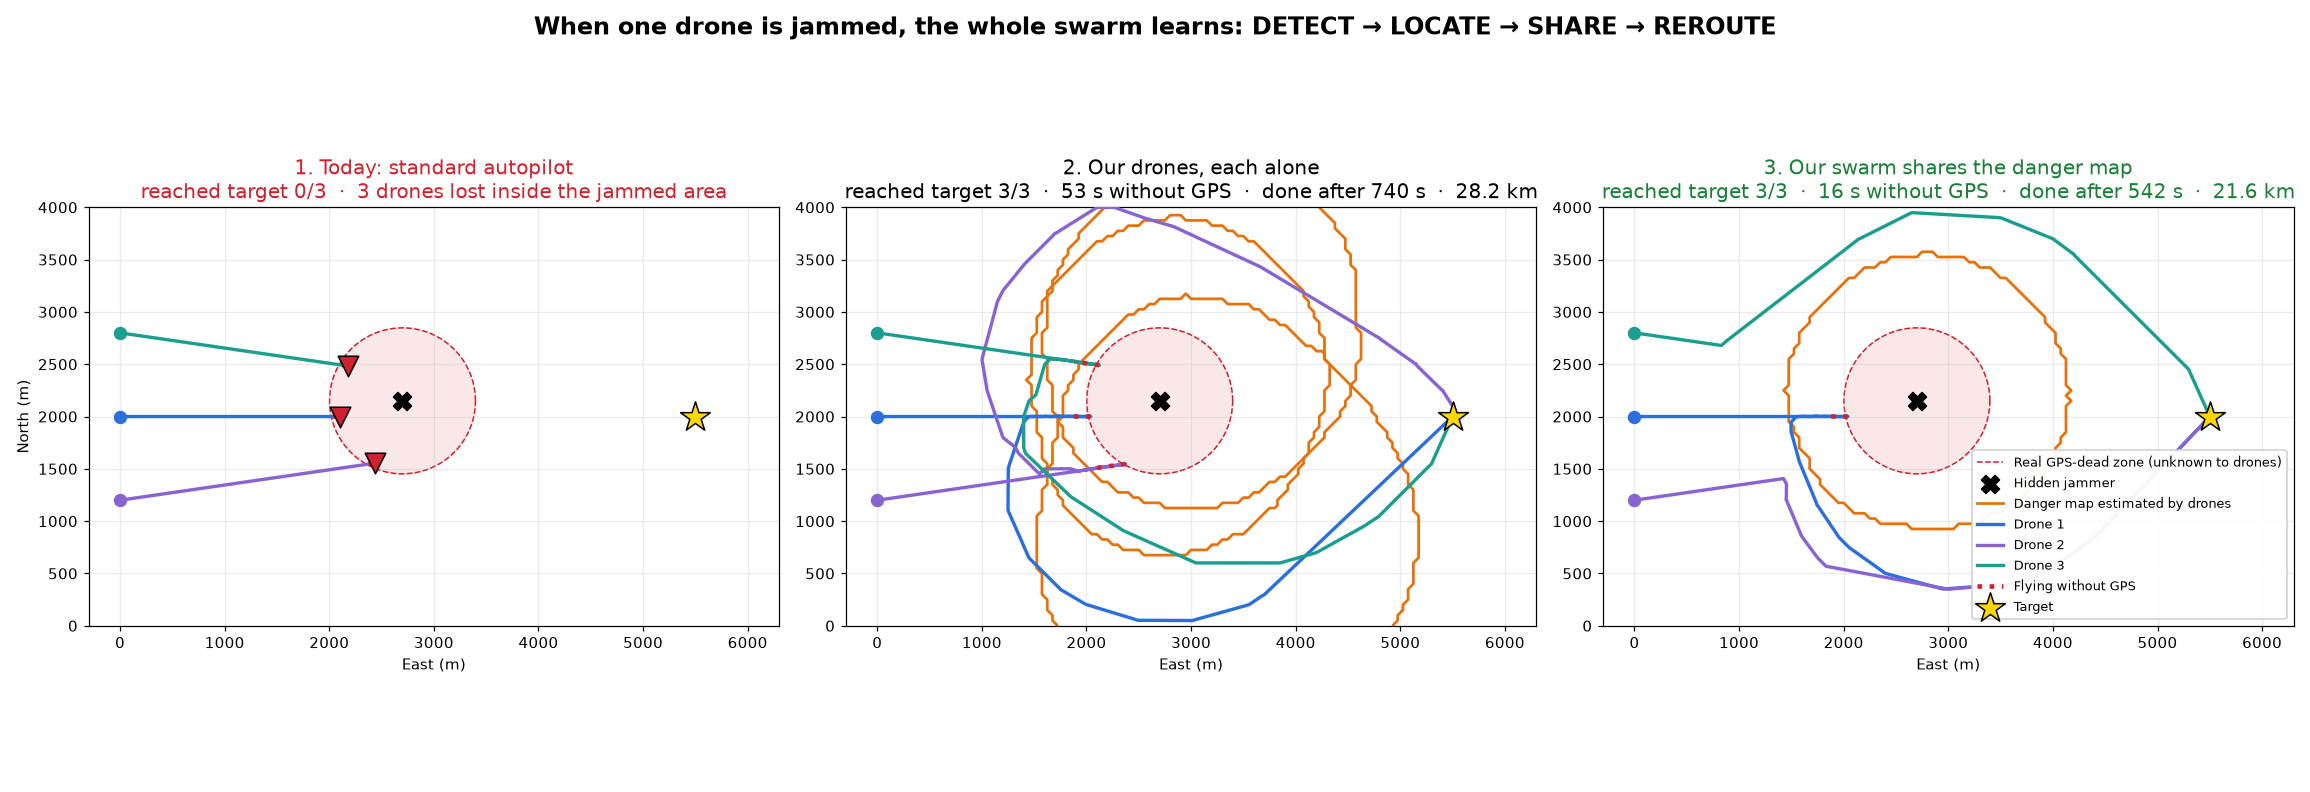

This chart was generated by the following Python code:
"""Swarm reroute: DETECT -> LOCATE -> SHARE -> REROUTE  (EUDIS Hackathon 2026)

What the military asked for: detect + return home already exists. New idea:
when one drone is jammed, it warns the others and the swarm still completes
the mission by planning around the danger zone.

Three drones fly to a target. A hidden jammer sits across their routes.
Three scenarios:
  1. Today        - standard autopilot: GPS lost -> blind descent after ~5 s,
                    the drone comes down inside the jammed (enemy) area.
  2. Each alone   - our detector (~1 s) + retrace own breadcrumbs to get GPS
                    back + reroute. Every drone has to find the zone itself.
  3. Swarm shares - the first jammed drone (scout) broadcasts what it measured.
                    Everyone pools interference readings, estimates where GPS
                    dies, and plans around it before flying in.

Localisation: GPS receivers report interference level (PX4: jamming_indicator,
noise, AGC). Free-space model + 3 dB shadowing, grid search over jammer
position and power (same idea as jammer_hunt.py). The no-go area is every
place where GPS dies with > 15 % probability over the plausible jammers (95 %
region) -> covers both sides when a single straight track can't tell the mirror
spot apart, plus a hard radius around every point where GPS really died.
Planning: A* on a 50 m grid + line-of-sight smoothing. Deterministic and
explainable; the decision log is what an LLM "mission advisor" would phrase
for the operator - the LLM advises, it does not fly.

Run: python swarm_reroute.py          (saves swarm_reroute.png)
     python swarm_reroute.py --gif    (also swarm_reroute.gif, scenario 3 animated)
"""
import heapq
import math
import sys

import matplotlib.pyplot as plt
import numpy as np

# ---------------- SETTINGS (play with these) ----------------
JAMMER = np.array([2700.0, 2150.0])   # m (East, North), hidden from the drones
JAMMER_POWER = 72.0      # dB at 1 m -> GPS dies within ~700 m
SHADOWING = 3.0          # dB random variation (terrain, multipath)
GPS_LOST_DB = 15.0       # interference above this -> GPS lost
GPS_BACK_DB = 13.0       # below this -> GPS back (hysteresis)
HEARD_MIN_DB = 6.0       # readings below this are just noise, not used
FLY_HEIGHT = 120.0       # m
SPEED = 15.0             # m/s
DT = 1.0                 # s
READ_EVERY = 4           # s between interference readings
GPS_NOISE = 1.5          # m
IMU_BIAS = 0.02          # m/s^2 (same order as the teammate's sim)
IMU_NOISE = 0.02         # m/s^2
OUR_ALARM_DELAY = 1.0    # s, our GPS monitor (measured in the live demo)
PX4_FAILSAFE_DELAY = 5.0 # s, PX4 failsafe (measured in 2/2 SITL flights)
UPDATE_EVERY = 20        # s between threat-map updates
NOGO_MARGIN_DB = 3.0     # plan this much "quieter" than GPS_LOST (safety margin)
NOGO_PROB = 0.15         # avoid cells where GPS dies with > 15 % probability
DEAD_RADIUS = 450.0      # m, around every point where a drone actually lost GPS = surely no-go
CLEAR_AFTER_GPS = 12     # s, keep backing out after GPS returns before planning
TARGET = np.array([5500.0, 2000.0])
DRONES = [  # name, start, departure time, colour
    ("Drone 1", (0.0, 2000.0), 0, "#2a6fdb"),
    ("Drone 2", (0.0, 1200.0), 40, "#8a63d2"),
    ("Drone 3", (0.0, 2800.0), 80, "#1a9e8f"),
]
AREA_E, AREA_N = (-300.0, 6300.0), (0.0, 4000.0)
PLAN_CELL = 50.0
LOC_CELL = 100.0
POWERS = np.arange(60.0, 85.01, 1.0)
MAX_READINGS = 160       # keep the pooled data small enough for a laptop
T_MAX = 900
SEED = 4
# --------------------------------------------------------------

rng = np.random.default_rng(SEED)


def jn_db(xy, jammer, power):
    d2 = ((np.asarray(xy) - jammer) ** 2).sum(-1) + FLY_HEIGHT**2
    return power - 10 * np.log10(d2)


def heard(jn):
    return 10 * np.log10(1 + 10 ** (np.asarray(jn) / 10))


TRUE_RADIUS = math.sqrt(10 ** ((JAMMER_POWER - GPS_LOST_DB) / 10) - FLY_HEIGHT**2)

# planning grid
PE = np.arange(AREA_E[0], AREA_E[1] + 1, PLAN_CELL)
PN = np.arange(AREA_N[0], AREA_N[1] + 1, PLAN_CELL)
PGE, PGN = np.meshgrid(PE, PN)                      # shape (nN, nE)
PLAN_PTS = np.stack([PGE.ravel(), PGN.ravel()], 1)
# localisation candidates
LE = np.arange(AREA_E[0], AREA_E[1] + 1, LOC_CELL)
LN = np.arange(AREA_N[0], AREA_N[1] + 1, LOC_CELL)
LGE, LGN = np.meshgrid(LE, LN)
CANDS = np.stack([LGE.ravel(), LGN.ravel()], 1)


class Threat:
    """Pooled interference readings -> plausible jammer positions -> no-go mask."""

    def __init__(self):
        self.pts, self.levels = [], []
        self.mask = np.zeros(PGE.shape, bool)
        self.version = 0
        self.area_km2 = 0.0
        self.best = None
        self._n_used = 0
        self.dead = []          # where drones actually lost GPS (hard evidence)

    def mark_dead(self, pos):
        self.dead.append(pos.copy())
        self._n_used = -1

    def add(self, pos, level):
        self.pts.append(pos.copy())
        self.levels.append(level)
        if len(self.pts) > MAX_READINGS:      # thin out: keep every second reading
            self.pts, self.levels = self.pts[::2], self.levels[::2]
            self._n_used = -1

    def update(self):
        if len(self.pts) < 8 or len(self.pts) == self._n_used:
            return False
        self._n_used = len(self.pts)
        pts, lev = np.array(self.pts), np.array(self.levels)
        fall = -10 * np.log10(((pts[None] - CANDS[:, None]) ** 2).sum(-1) + FLY_HEIGHT**2)
        sse = np.full(len(CANDS), np.inf)
        power = np.zeros(len(CANDS))
        for p in POWERS:
            s = ((lev - heard(p + fall)) ** 2).sum(1)
            better = s < sse
            sse[better], power[better] = s[better], p
        plaus = np.flatnonzero((sse - sse.min()) / SHADOWING**2 < 5.99)   # 95 % region
        self.best = CANDS[sse.argmin()]
        self.area_km2 = len(plaus) * LOC_CELL**2 / 1e6
        # probability that GPS is dead in each cell, averaged over plausible jammers
        weight = np.exp(-(sse[plaus] - sse.min()) / (2 * SHADOWING**2))
        top = plaus[np.argsort(-weight)[:150]]
        weight = np.exp(-(sse[top] - sse.min()) / (2 * SHADOWING**2))
        p_dead = np.zeros(len(PLAN_PTS))
        for c, w in zip(top, weight):
            p_dead += w * (jn_db(PLAN_PTS, CANDS[c], power[c]) > GPS_LOST_DB - NOGO_MARGIN_DB)
        mask = p_dead / weight.sum() > NOGO_PROB
        for p in self.dead:
            mask |= ((PLAN_PTS - p) ** 2).sum(1) < DEAD_RADIUS**2
        self.mask = mask.reshape(PGE.shape)
        self.version += 1
        return True


def cell_of(p):
    j = int(round((p[0] - AREA_E[0]) / PLAN_CELL))
    i = int(round((p[1] - AREA_N[0]) / PLAN_CELL))
    return min(max(i, 0), len(PN) - 1), min(max(j, 0), len(PE) - 1)


def line_free(a, b, blocked):
    n = max(2, int(np.linalg.norm(b - a) / (PLAN_CELL / 2)))
    for s in np.linspace(0, 1, n):
        if blocked[cell_of(a + s * (b - a))]:
            return False
    return True


def plan(start, goal, mask):
    """A* where no-go cells are allowed but 40x more expensive (so a drone that
    stands at the edge still finds the shortest way out), then line-of-sight
    smoothing. Returns waypoints."""
    if line_free(start, goal, mask):
        return [goal.copy()]
    si, sj = cell_of(start)
    gi, gj = cell_of(goal)
    nN, nE = mask.shape
    open_ = [(0.0, (si, sj))]
    g = {(si, sj): 0.0}
    came = {}
    steps = [(-1, 0, 1), (1, 0, 1), (0, -1, 1), (0, 1, 1),
             (-1, -1, 1.414), (-1, 1, 1.414), (1, -1, 1.414), (1, 1, 1.414)]
    done = set()
    while open_:
        _, cur = heapq.heappop(open_)
        if cur in done:
            continue
        done.add(cur)
        if cur == (gi, gj):
            break
        for di, dj, c in steps:
            nb = (cur[0] + di, cur[1] + dj)
            if not (0 <= nb[0] < nN and 0 <= nb[1] < nE):
                continue
            ng = g[cur] + c * (40.0 if mask[nb] else 1.0)
            if ng < g.get(nb, np.inf):
                g[nb], came[nb] = ng, cur
                heapq.heappush(open_, (ng + math.hypot(nb[0] - gi, nb[1] - gj), nb))
    cells = [(gi, gj)]
    while cells[-1] in came:
        cells.append(came[cells[-1]])
    pts = [np.array([PE[j], PN[i]]) for i, j in reversed(cells)]
    pts[0], pts[-1] = start.copy(), goal.copy()
    path, k = [pts[0]], 0             # string pulling, never shortcut through no-go cells
    while k < len(pts) - 1:
        m = len(pts) - 1
        while m > k + 1 and not line_free(pts[k], pts[m], mask):
            m -= 1
        path.append(pts[m])
        k = m
    return path[1:]


def route_free(start, wps, mask):
    pts = [start] + list(wps)
    return all(line_free(a, b, mask) for a, b in zip(pts[:-1], pts[1:]))


def path_len(start, wps):
    pts = [start] + list(wps)
    return sum(np.linalg.norm(b - a) for a, b in zip(pts[:-1], pts[1:]))


class Drone:
    def __init__(self, name, start, depart, color):
        self.name, self.color, self.depart = name, color, depart
        self.true = np.array(start, float)
        self.est = self.true.copy()
        self.err = np.zeros(2)
        self.verr = np.zeros(2)
        self.bias = IMU_BIAS * np.array([math.cos(a := rng.uniform(0, 2 * math.pi)), math.sin(a)])
        self.gps = True
        self.lost_at = None
        self.alarm = False
        self.blind_s = 0.0
        self.mode = "waiting"
        self.wps = [TARGET.copy()]
        self.crumbs = [self.est.copy()]
        self.hist, self.hist_gps = [self.true.copy()], [True]
        self.plan_version = 0
        self.arrived = None
        self.dist = 0.0
        self.threat = None   # own Threat (alone) or shared Threat (swarm)
        self.clear_at = None
        self.regained = None


def run(scenario, log=None):
    """scenario: 'today', 'alone', 'swarm'. Returns drones, snapshots for animation."""
    global rng
    rng = np.random.default_rng(SEED)
    drones = [Drone(*d) for d in DRONES]
    shared = Threat()
    for d in drones:
        d.threat = shared if scenario == "swarm" else Threat()
    broadcast = False
    snaps = []
    say = (lambda t, s: log.append(f"t={t:4.0f}s  {s}")) if log is not None else (lambda t, s: None)

    for step in range(int(T_MAX / DT)):
        t = step * DT
        for d in drones:
            if t < d.depart or d.mode in ("done", "down"):
                d.hist.append(d.true.copy()); d.hist_gps.append(d.gps)
                continue
            if d.mode == "waiting":
                d.mode = "cruise"
            # sensors
            jn = jn_db(d.true, JAMMER, JAMMER_POWER)
            was = d.gps
            d.gps = jn < (GPS_BACK_DB if not d.gps else GPS_LOST_DB)
            if d.gps:
                d.err = rng.normal(0, GPS_NOISE, 2); d.verr[:] = 0
            else:
                d.verr += (d.bias + rng.normal(0, IMU_NOISE, 2)) * DT
                d.err += d.verr * DT
                d.blind_s += DT
            d.est = d.true + d.err
            if d.gps and np.linalg.norm(d.est - d.crumbs[-1]) > 50:
                d.crumbs.append(d.est.copy())
            if scenario != "today" and step % READ_EVERY == 0:
                level = float(heard(jn)) + rng.normal(0, SHADOWING)
                if level > HEARD_MIN_DB:
                    d.threat.add(d.est, level)   # tagged with where it THINKS it is

            # GPS lost -> alarm
            if was and not d.gps:
                d.lost_at = t
            if not d.gps and not d.alarm and t - d.lost_at >= (PX4_FAILSAFE_DELAY if scenario == "today" else OUR_ALARM_DELAY):
                d.alarm = True
                if scenario == "today":
                    d.mode = "down"
                    say(t, f"{d.name}: GPS lost -> PX4 failsafe after {PX4_FAILSAFE_DELAY:.0f} s -> blind descent INSIDE jammed area. Mission lost.")
                    continue
                say(t, f"{d.name}: GPS LOST -> our monitor alarm after {OUR_ALARM_DELAY:.0f} s. Blind: retracing own breadcrumbs to last safe point.")
                d.threat.mark_dead(d.crumbs[-1])
                d.mode = "retreat"
                d.wps = [c for c in reversed(d.crumbs[:-1])] or [d.crumbs[0]]
                if scenario == "swarm" and not broadcast:
                    broadcast = True
                    shared.update()
                    say(t, f"{d.name}: BROADCAST interference readings to swarm -> shared danger map "
                           f"(jammer somewhere in {shared.area_km2:.1f} km2).")
            # GPS back after retreat -> reroute
            if d.mode == "retreat" and d.gps and d.clear_at is None:
                d.clear_at = t + CLEAR_AFTER_GPS
                d.regained = t
            if d.mode == "retreat" and d.gps and t >= d.clear_at:
                d.clear_at = None
                d.alarm = False
                drift = np.linalg.norm(d.err)
                d.threat.update()
                d.wps = plan(d.est, TARGET, d.threat.mask)
                d.plan_version = d.threat.version
                d.mode = "cruise"
                say(t, f"{d.name}: GPS back after {d.regained - d.lost_at:.0f} s blind (IMU drift {drift:.0f} m). "
                       f"New route around danger zone: {path_len(d.est, d.wps) / 1000:.2f} km to go.")

        # periodic threat-map update (only once someone has been jammed)
        if step % UPDATE_EVERY == 0 and scenario != "today":
            for th in ({id(d.threat): d.threat for d in drones if scenario == "swarm" and broadcast or d.alarm or d.plan_version}).values():
                th.update()
        # replan drones that fly with GPS when their map changed
        for d in drones:
            if d.mode == "cruise" and d.gps and t >= d.depart and d.threat.version != d.plan_version:
                if scenario == "swarm" and not broadcast:
                    continue
                if route_free(d.est, d.wps, d.threat.mask):   # current route still safe: keep it
                    d.plan_version = d.threat.version
                    continue
                old = path_len(d.est, d.wps)
                d.wps = plan(d.est, TARGET, d.threat.mask)
                d.plan_version = d.threat.version
                new = path_len(d.est, d.wps)
                if abs(new - old) > 100:
                    say(t, f"{d.name}: danger map updated -> reroute ({(new - old):+.0f} m, {(new - old) / SPEED:+.0f} s), stays on GPS.")

        # move
        for d in drones:
            if d.mode not in ("cruise", "retreat") or t < d.depart:
                continue
            move = SPEED * DT
            while move > 0 and d.wps:
                vec = d.wps[0] - d.est
                dist = np.linalg.norm(vec)
                if dist <= move:
                    d.true = d.true + vec; d.est = d.est + vec
                    move -= dist; d.dist += dist
                    d.wps.pop(0)
                else:
                    u = vec / dist * move
                    d.true = d.true + u; d.est = d.est + u
                    d.dist += move; move = 0
            if not d.wps:
                if d.mode == "retreat":     # back at the first breadcrumb, still no GPS: wait for GPS
                    d.wps = [d.crumbs[0].copy()]
                elif np.linalg.norm(d.true - TARGET) < 50:
                    d.mode, d.arrived = "done", t
                    say(t, f"{d.name}: reached TARGET ({d.dist / 1000:.2f} km flown, {d.blind_s:.0f} s without GPS).")
            d.hist.append(d.true.copy()); d.hist_gps.append(d.gps)
        snaps.append(shared.mask.copy() if scenario == "swarm" else None)
        if all(d.mode in ("done", "down") for d in drones):
            break
    return drones, (shared if scenario == "swarm" else None), snaps


def summary(drones):
    reached = sum(d.arrived is not None for d in drones)
    blind = sum(d.blind_s for d in drones)
    end = max((d.arrived for d in drones if d.arrived is not None), default=float("nan"))
    km = sum(d.dist for d in drones) / 1000
    return reached, blind, end, km


SCEN = [("today", "1. Today: standard autopilot"),
        ("alone", "2. Our drones, each alone"),
        ("swarm", "3. Our swarm shares the danger map")]

if __name__ == "__main__":
    results = {}
    for key, title in SCEN:
        log = []
        drones, shared, snaps = run(key, log)
        results[key] = (drones, shared, snaps, log)
        r, b, e, km = summary(drones)
        print(f"\n=== {title} ===")
        print("\n".join(log))
        print(f"-> reached target {r}/3 | total time without GPS {b:.0f} s | last arrival "
              f"{e:.0f} s | {km:.1f} km flown")

    # ---------------- PLOT ----------------
    fig, axes = plt.subplots(1, 3, figsize=(21, 7.2))
    th = np.linspace(0, 2 * np.pi, 200)
    for ax, (key, title) in zip(axes, SCEN):
        drones, shared, _, _ = results[key]
        ax.fill(JAMMER[0] + TRUE_RADIUS * np.cos(th), JAMMER[1] + TRUE_RADIUS * np.sin(th),
                color="#cf222e", alpha=0.10, zorder=1)
        ax.plot(JAMMER[0] + TRUE_RADIUS * np.cos(th), JAMMER[1] + TRUE_RADIUS * np.sin(th),
                color="#cf222e", ls="--", lw=1, zorder=1, label="Real GPS-dead zone (unknown to drones)")
        ax.scatter(*JAMMER, marker="X", s=140, color="black", zorder=6, label="Hidden jammer")
        if key != "today":
            masks = [shared.mask] if shared else [d.threat.mask for d in drones if d.threat.version]
            for m in masks:
                ax.contour(PGE, PGN, m.astype(float), levels=[0.5], colors="#e8710a", linewidths=1.8, zorder=2)
            ax.plot([], [], color="#e8710a", lw=1.8, label="Danger map estimated by drones")
        for d in drones:
            h = np.array(d.hist); ok = np.array(d.hist_gps)
            ax.plot(h[:, 0], h[:, 1], color=d.color, lw=2.2, zorder=4, label=d.name)
            bad = h.copy(); bad[ok] = np.nan
            ax.plot(bad[:, 0], bad[:, 1], color="#cf222e", lw=3, ls=":", zorder=5)
            ax.scatter(*h[0], s=60, color=d.color, zorder=6)
            if d.mode == "down":
                ax.scatter(*h[-1], marker="v", s=180, color="#cf222e", edgecolor="black", zorder=7)
        ax.plot([], [], color="#cf222e", lw=3, ls=":", label="Flying without GPS")
        ax.scatter(*TARGET, marker="*", s=420, color="gold", edgecolor="black", zorder=7, label="Target")
        r, b, e, km = summary(drones)
        detail = (f"{3 - r} drones lost inside the jammed area" if key == "today"
                  else f"{b:.0f} s without GPS  ·  done after {e:.0f} s  ·  {km:.1f} km")
        ax.set_title(f"{title}\nreached target {r}/3  ·  {detail}", fontsize=13,
                     color="#cf222e" if r < 3 else ("#1a7f37" if key == "swarm" else "black"))
        ax.set_xlim(*AREA_E); ax.set_ylim(*AREA_N); ax.set_aspect("equal")
        ax.set_xlabel("East (m)"); ax.grid(alpha=0.25)
    axes[0].set_ylabel("North (m)")
    axes[2].legend(loc="lower right", fontsize=8.5, framealpha=0.95)
    fig.suptitle("When one drone is jammed, the whole swarm learns: DETECT → LOCATE → SHARE → REROUTE",
                 fontsize=16, weight="bold")
    plt.tight_layout()
    plt.savefig("swarm_reroute.png", dpi=110)
    print("\nSaved swarm_reroute.png")

    if "--gif" in sys.argv:
        from matplotlib.animation import FuncAnimation, PillowWriter
        drones, shared, snaps, log = results["swarm"]
        fig2, ax = plt.subplots(figsize=(11, 7.5))
        ax.fill(JAMMER[0] + TRUE_RADIUS * np.cos(th), JAMMER[1] + TRUE_RADIUS * np.sin(th),
                color="#cf222e", alpha=0.08)
        ax.scatter(*JAMMER, marker="X", s=120, color="black", alpha=0.5)
        ax.scatter(*TARGET, marker="*", s=420, color="gold", edgecolor="black", zorder=7)
        danger = ax.imshow(np.zeros(PGE.shape), extent=(PE[0], PE[-1], PN[0], PN[-1]), origin="lower",
                           cmap="Oranges", vmin=0, vmax=2.5, alpha=0.55, zorder=1)
        trails = [ax.plot([], [], color=d.color, lw=2.2, label=d.name)[0] for d in drones]
        dots = [ax.plot([], [], "o", color=d.color, ms=11, mec="black")[0] for d in drones]
        clock = ax.text(0.02, 0.97, "", transform=ax.transAxes, va="top", fontsize=13, weight="bold")
        news = ax.text(0.02, 0.03, "", transform=ax.transAxes, va="bottom", fontsize=9.5, family="monospace",
                       bbox=dict(fc="white", ec="#999999", alpha=0.9))
        ax.set_xlim(*AREA_E); ax.set_ylim(*AREA_N); ax.set_aspect("equal"); ax.grid(alpha=0.2)
        ax.legend(loc="upper right", fontsize=9)
        ax.set_title("Swarm shares the danger map: only the scout loses GPS", fontsize=14, weight="bold")
        events = [(float(line.split("s")[0][2:]), line) for line in log]
        n_steps = len(snaps)

        def frame(k):
            for d, tr, dot in zip(drones, trails, dots):
                h = np.array(d.hist[:k + 1])
                tr.set_data(h[:, 0], h[:, 1]); dot.set_data([h[-1, 0]], [h[-1, 1]])
                dot.set_markerfacecolor(d.color if d.hist_gps[min(k, len(d.hist_gps) - 1)] else "#cf222e")
            if snaps[min(k, n_steps - 1)] is not None:
                danger.set_data(snaps[min(k, n_steps - 1)].astype(float))
            clock.set_text(f"t = {k * DT:.0f} s")
            recent = [line for tt, line in events if tt <= k * DT][-4:]
            news.set_text("\n".join(r[:95] for r in recent))
            return trails + dots + [danger, clock, news]

        anim = FuncAnimation(fig2, frame, frames=range(0, n_steps, 4))
        anim.save("swarm_reroute.gif", writer=PillowWriter(fps=12), dpi=70)
        print("Saved swarm_reroute.gif")
